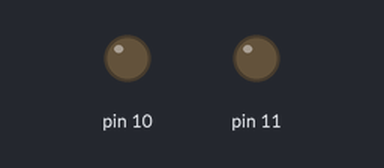
A sketch run on a simulated Arduino Uno, built with avr-gcc and run on an emulated ATmega328P. Shown: output pins drawn as LEDs (lit = HIGH).

Above: at 0.05 s.
At 2.15 s:
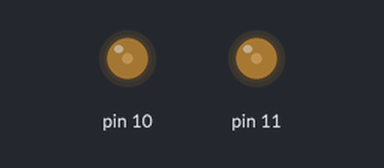
At 4.3 s:
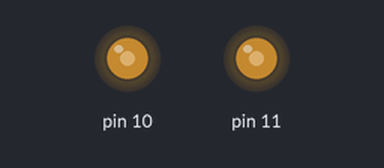
At 8.6 s:
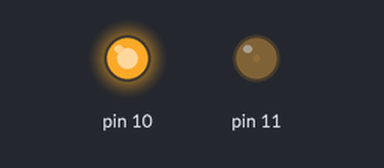
Timing chart, 0 to 11.2 s (numbered marks = the images above):
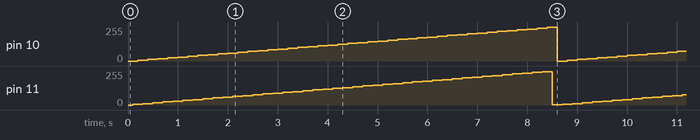

Measured:
- by itself, pin 10: ramps from 0/255 to 252/255 and jumps back, once every 8.6 s
- by itself, pin 11: ramps from 1/255 to 251/255 and jumps back, once every 8.6 s

The sketch:

Led_Cube.ino
```cpp
void setup() {
}

void loop() {
  for(int i=0; i<=255;i++)
  {
    analogWrite(10,i);
    delay(100);
    i=i+5;
    analogWrite(11,i);
    delay(100);
  }
}
```
